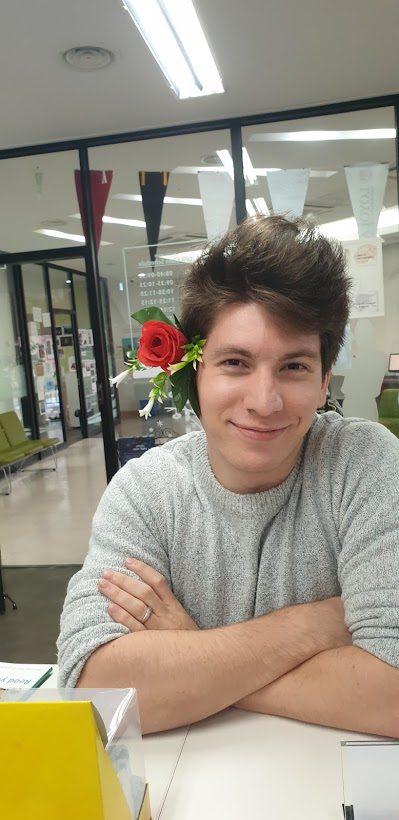
#> input picture img/spirit-week.jpg, 399 x 820 px
$ python threshold-adaptive.py
#> lines starting #> are read from the running program, lines starting #| are printed output that depends on the picture; after the words box and inside, x2 and y2 are one past the last pixel; in counts of white or black regions, pixels touching at a corner belong together
import numpy as np
import cv2

img = cv2.imread('./img/spirit-week.jpg', 0)
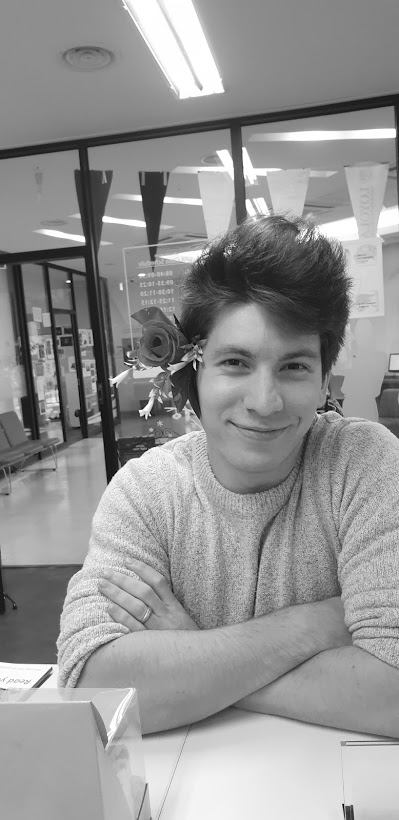
#> img: shape (820, 399); min 0, max 255, mean 147.6
cv2.imshow("Original", img)

ret, thresh_basic = cv2.threshold(img, 70, 255, cv2. THRESH_BINARY)
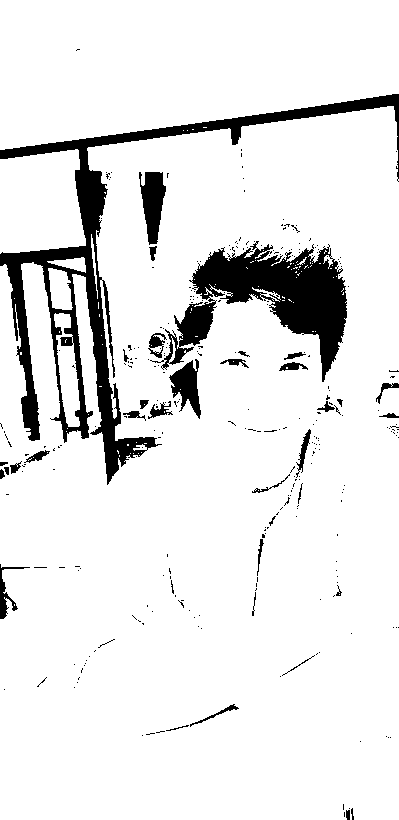
#> thresh_basic: shape (820, 399); 90.4% white; 303 black regions (267 under 20 px), largest, box (x1, y1, x2, y2) and area: (0, 94, 399, 485) 15311, (150, 241, 347, 382) 10509, (139, 172, 166, 245) 1235
cv2.imshow("Basic binary", thresh_basic)

# Adaptive Thresholding
thresh_adapt = cv2.adaptiveThreshold(img, 255, cv2.ADAPTIVE_THRESH_GAUSSIAN_C, cv2.THRESH_BINARY, 115, 1)
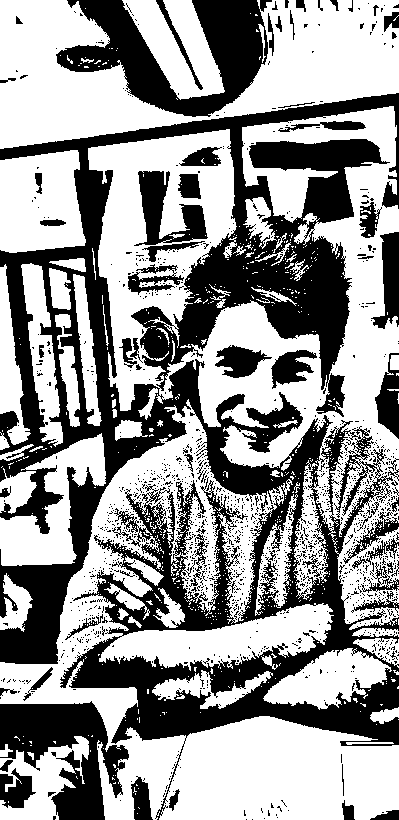
#> thresh_adapt: shape (820, 399); 58.7% white; 1375 black regions (1308 under 20 px), largest, box (x1, y1, x2, y2) and area: (0, 93, 399, 820) 95586, (56, 0, 272, 117) 11311, (0, 701, 129, 820) 7932
cv2.imshow("Adaptive", thresh_adapt)

cv2.waitKey(0)
cv2.destroyAllWindows()

$ run again, with img/basketball.jpg copied over img/spirit-week.jpg
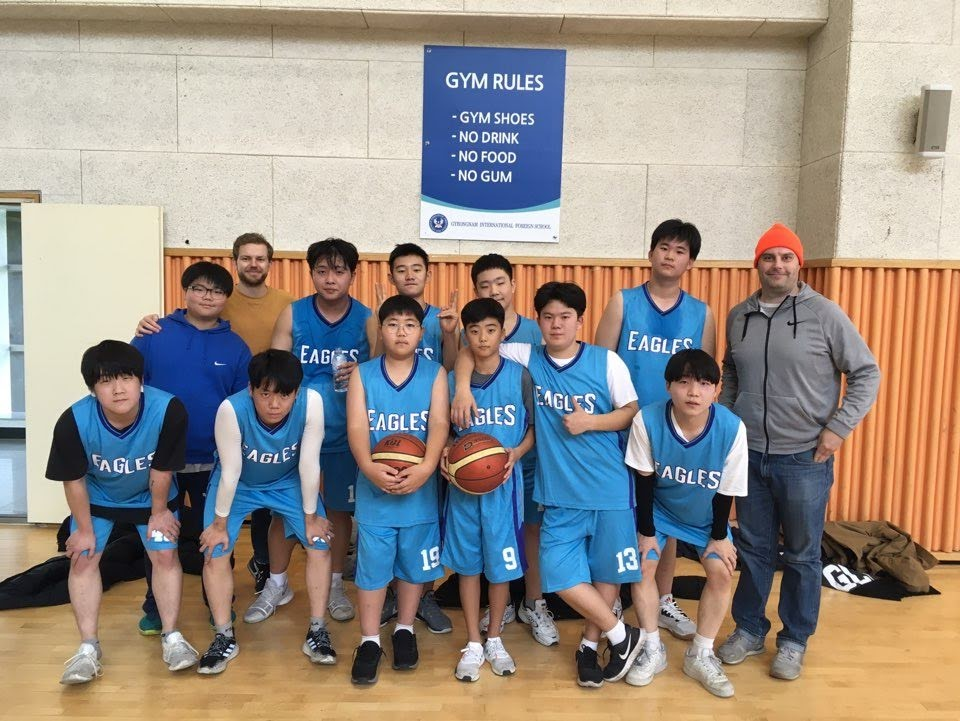
#> input picture img/basketball.jpg, 960 x 721 px
#> `ret, thresh_basic = cv2.threshold(img, 70, 255, cv2. THRESH_BINARY)`:
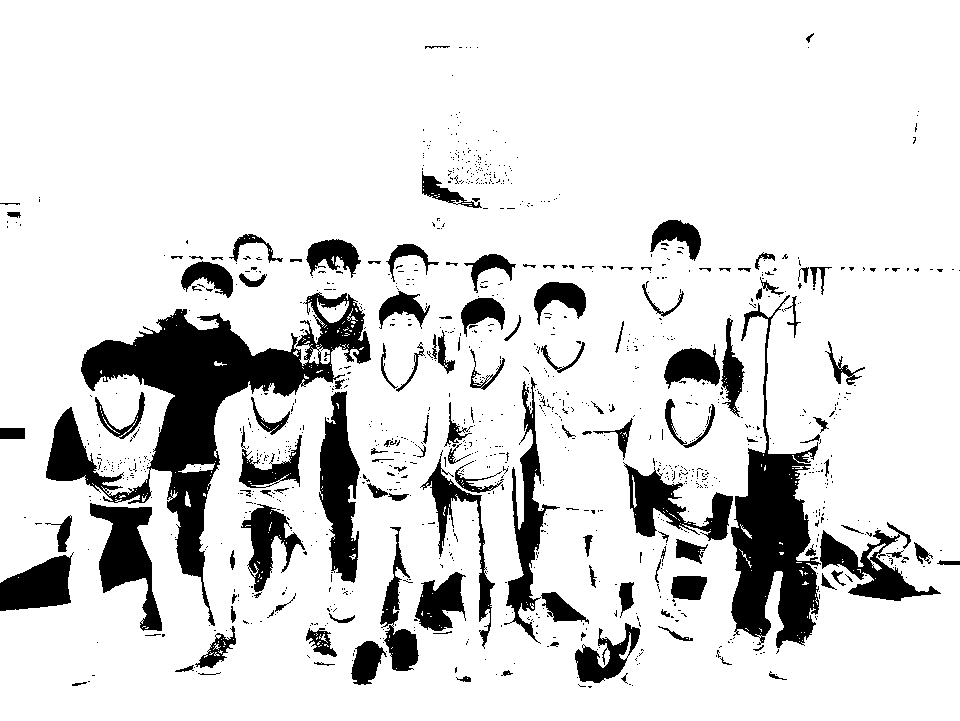
#> thresh_basic: shape (721, 960); 85.9% white; 1101 black regions (966 under 20 px), largest, box (x1, y1, x2, y2) and area: (46, 292, 371, 626) 24779, (731, 295, 821, 648) 12702, (319, 391, 360, 583) 4783
#> `thresh_adapt = cv2.adaptiveThreshold(img, 255, cv2.ADAPTIVE_THRESH_GAU..`:
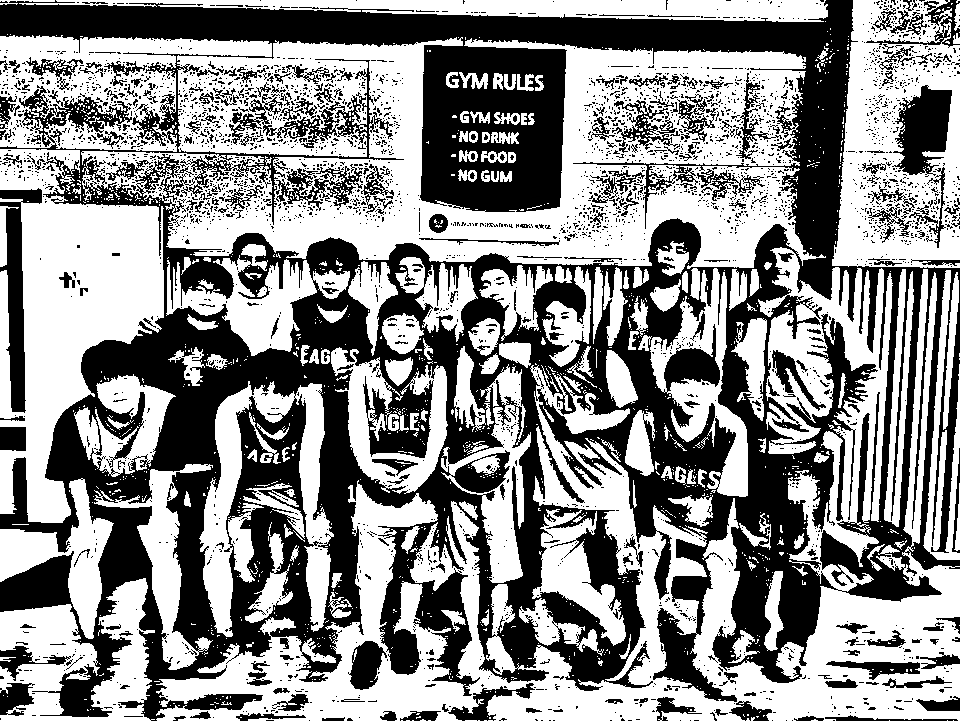
#> thresh_adapt: shape (721, 960); 55.4% white; 3381 black regions (3115 under 20 px), largest, box (x1, y1, x2, y2) and area: (0, 0, 960, 721) 260670, (0, 188, 42, 413) 3640, (892, 85, 952, 176) 3424
